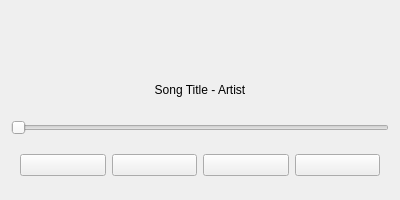
<?xml version="1.0" encoding="UTF-8"?>
<ui version="4.0">
 <class>SongPlayer</class>
 <widget class="QWidget" name="SongPlayer">
  <property name="geometry">
   <rect>
    <x>0</x>
    <y>0</y>
    <width>400</width>
    <height>200</height>
   </rect>
  </property>
  <property name="windowTitle">
   <string>Now Playing</string>
  </property>

  <layout class="QVBoxLayout" name="mainLayout">
   <item>
    <widget class="QLabel" name="coverArt">
     <property name="pixmap">
      <pixmap>icons/music.png</pixmap>
     </property>
     <property name="alignment">
      <set>Qt::AlignCenter</set>
     </property>
    </widget>
   </item>
   <item>
    <widget class="QLabel" name="songTitle">
     <property name="text">
      <string>Song Title - Artist</string>
     </property>
     <property name="alignment">
      <set>Qt::AlignCenter</set>
     </property>
    </widget>
   </item>
   <item>
    <widget class="QSlider" name="songSlider">
     <property name="orientation">
      <enum>Qt::Horizontal</enum>
     </property>
    </widget>
   </item>
   <item>
    <widget class="QFrame" name="controlsFrame">
     <layout class="QHBoxLayout" name="controlsLayout">
      <item>
       <widget class="QPushButton" name="prevBtn">
        <property name="icon">
         <iconset>
          <normaloff>icons/prev.png</normaloff>icons/prev.png</iconset>
        </property>
       </widget>
      </item>
      <item>
       <widget class="QPushButton" name="playPauseBtn">
        <property name="icon">
         <iconset>
          <normaloff>icons/play.png</normaloff>icons/play.png</iconset>
        </property>
       </widget>
      </item>
      <item>
       <widget class="QPushButton" name="nextBtn">
        <property name="icon">
         <iconset>
          <normaloff>icons/next.png</normaloff>icons/next.png</iconset>
        </property>
       </widget>
      </item>
      <item>
       <widget class="QPushButton" name="stopBtn">
        <property name="icon">
         <iconset>
          <normaloff>icons/stop.png</normaloff>icons/stop.png</iconset>
        </property>
       </widget>
      </item>
     </layout>
    </widget>
   </item>
  </layout>
 </widget>
 <resources/>
 <connections/>
</ui>
